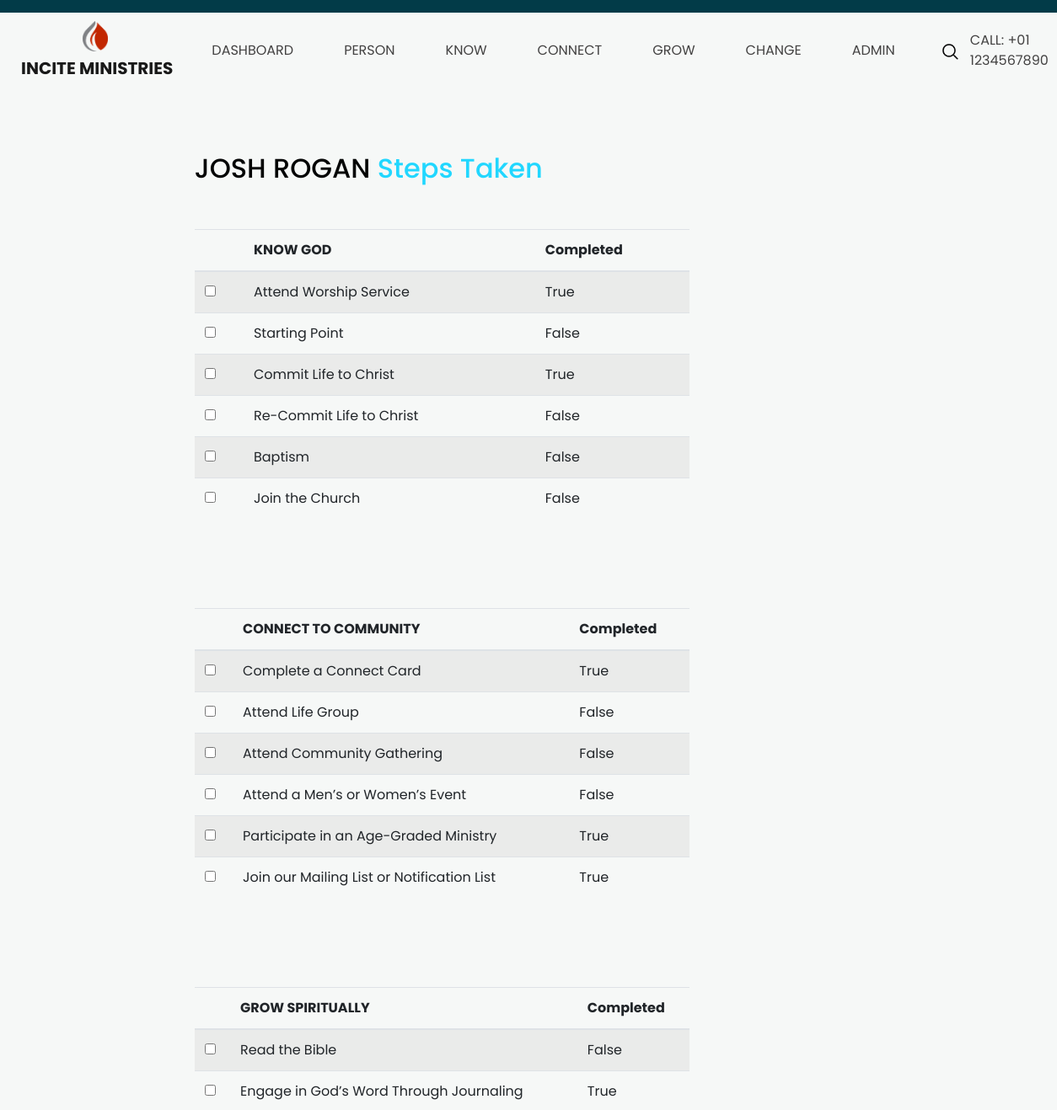
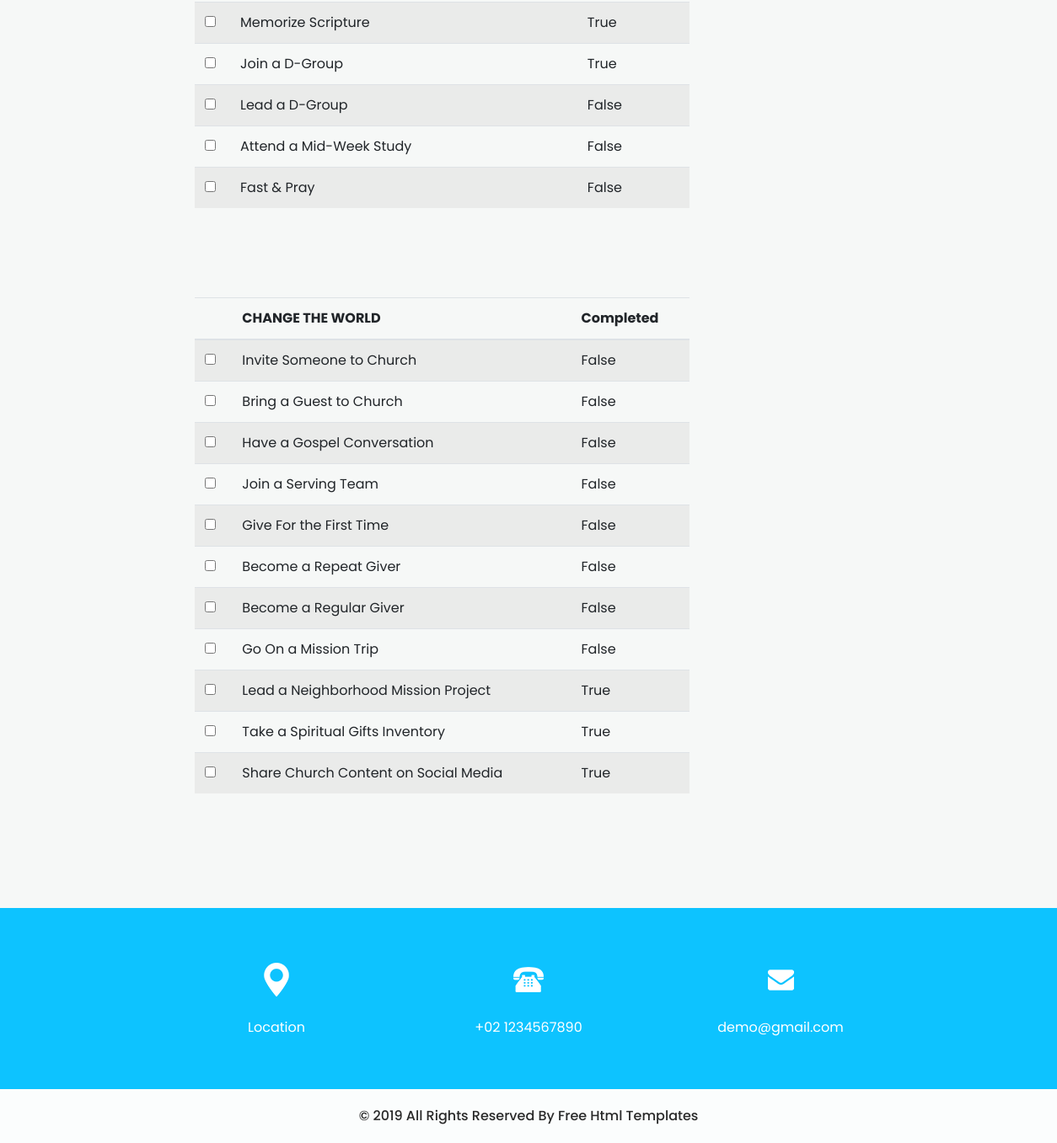
/person/progress/josh rogan/2, run on the app's committed database (2 pictures, top to bottom).
### steps/models.py (models this page shows, shortened)
class Know(models.Model):
	title = models.CharField(max_length=250, default='KNOW GOD')
	attend_worship_service = models.BooleanField()
	starting_point = models.BooleanField()
	commit_life_to_christ = models.BooleanField()
	recommit_life_to_christ = models.BooleanField()
	baptism = models.BooleanField()
	join_the_church = models.BooleanField()
	member = models.ForeignKey(Member, on_delete=models.CASCADE)

class Connect(models.Model):
	title = models.CharField(max_length=250, default='CONNECT TO COMMUNITY')
	complete_a_connect_card = models.BooleanField()
	attend_life_group = models.BooleanField()
	attend_community_gathering = models.BooleanField()
	attend_a_mens_or_womens_event = models.BooleanField()
	participate_in_an_Age_Graded_Ministry = models.BooleanField()
	join_our_mailing_list_or_notification_list = models.BooleanField()
	member = models.ForeignKey(Member, on_delete=models.CASCADE)

class Grow(models.Model):
	title = models.CharField(max_length=250, default='GROW SPIRITUALLY')
	read_the_Bible = models.BooleanField()
	engage_in_Gods_word_through_journaling = models.BooleanField()
	memorize_scripture = models.BooleanField()
	join_a_D_group = models.BooleanField()
	lead_a_d_group = models.BooleanField()
	attend_a_mid_week_study = models.BooleanField()
	fast_and_pray = models.BooleanField()
	member = models.ForeignKey(Member, on_delete=models.CASCADE)

class Change(models.Model):
	title = models.CharField(max_length=250, default='CHANGE THE WORLD')
	invite_someone_to_church = models.BooleanField()
	bring_a_guest_to_church = models.BooleanField()
	have_a_gospel_conversation = models.BooleanField()
	join_a_serving_team = models.BooleanField()
	give_for_the_first_time = models.BooleanField()
	become_a_repeat_giver = models.BooleanField()
	become_a_regular_giver = models.BooleanField()
	go_on_a_mission_trip = models.BooleanField()
	lead_a_neighborhood_mission_project = models.BooleanField()
	take_a_spiritual_gifts_inventory = models.BooleanField()
	share_church_content_on_social_media = models.BooleanField()
	member = models.ForeignKey(Member, on_delete=models.CASCADE)

### steps/views.py (the view)
# urls.py: path('person/progress/<str:person>/<int:id>', views.progress, name='progress'),
def progress(request, person, id):
    name = person.upper()
    member_know = Know.objects.filter(member=id).values()
    member_connect = Connect.objects.filter(member=id).values()
    member_grow = Grow.objects.filter(member=id).values()
    member_change = Change.objects.filter(member=id).values()
    context = {
        'name':name,
        'member_know':member_know,
        'member_connect': member_connect,
        'member_grow': member_grow,
        'member_change': member_change,
    }
    return render(request, 'progress.html', context)

### steps/templates/progress.html (shortened to what this page needs)
{% extends 'base.html' %}
{% load static %}
{% block content %}
  <section class="service_section layout_padding">
    <div class="container-fluid">
      <div class="row">
        <div class="col-md-6 offset-md-2">
          <h2 class="custom_heading">
            {{name}} <span>Steps Taken</span>
          </h2>
          <div class="container layout_padding2">
            {% for m in member_know %}
            <table class="table table-striped table-hover">
              <thead>
                <tr>
                  <th scope="col"></th>
                  <th scope="col">KNOW GOD</th>
                  <th scope="col">Completed</th>
                </tr>
              </thead>
              <tbody>
                <tr>
                  <th scope="row"><input type="checkbox" name=""></th>
                  <td>Attend Worship Service</td>
                  <td>{{m.attend_worship_service}}</td>
                </tr>
                <tr>
                  <th scope="row"><input type="checkbox" name=""></th>
                  <td>Starting Point</td>
                  <td>{{m.starting_point}}</td>
                </tr>
                <tr>
                  <th scope="row"><input type="checkbox" name=""></th>
                  <td>Commit Life to Christ</td>
                  <td>{{m.commit_life_to_christ}}</td>
                </tr>
                <tr>
                  <th scope="row"><input type="checkbox" name=""></th>
                  <td>Re-Commit Life to Christ</td>
                  <td>{{m.recommit_life_to_christ}}</td>
                </tr>
                <tr>
                  <th scope="row"><input type="checkbox" name=""></th>
                  <td>Baptism</td>
                  <td>{{m.baptism}}</td>
                </tr>
                <tr>
                  <th scope="row"><input type="checkbox" name=""></th>
                  <td>Join the Church</td>
                  <td>{{m.join_the_church}}</td>
                </tr>
              </tbody>
            </table>
            {% endfor %}
      </div>
      <div class="container layout_padding2">
            {% for m in member_connect %}
            <table class="table table-striped table-hover">
              <thead>
                <tr>
                  <th scope="col"></th>
                  <th scope="col">CONNECT TO COMMUNITY</th>
                  <th scope="col">Completed</th>
                </tr>
              </thead>
              <tbody>
                <tr>
                  <th scope="row"><input type="checkbox" name=""></th>
                  <td>Complete a Connect Card</td>
                  <td>{{m.complete_a_connect_card}}</td>
                </tr>
                <tr>
                  <th scope="row"><input type="checkbox" name=""></th>
                  <td>Attend Life Group</td>
                  <td>{{m.attend_life_group}}</td>
                </tr>
                <tr>
                  <th scope="row"><input type="checkbox" name=""></th>
                  <td>Attend Community Gathering</td>
                  <td>{{m.attend_community_gathering}}</td>
                </tr>
                <tr>
                  <th scope="row"><input type="checkbox" name=""></th>
                  <td>Attend a Men’s or Women’s Event</td>
                  <td>{{m.attend_a_mens_or_womens_event}}</td>
                </tr>
                <tr>
                  <th scope="row"><input type="checkbox" name=""></th>
                  <td>Participate in an Age-Graded Ministry</td>
                  <td>{{m.participate_in_an_Age_Graded_Ministry}}</td>
                </tr>
                <tr>
                  <th scope="row"><input type="checkbox" name=""></th>
                  <td>Join our Mailing List or Notification List</td>
                  <td>{{m.join_our_mailing_list_or_notification_list}}</td>
                </tr>
              </tbody>
            </table>
            {% endfor %}
      </div>
      <div class="container layout_padding2">
        {% for m in member_grow %}
            <table class="table table-striped table-hover">
              <thead>
                <tr>
                  <th scope="col"></th>
                  <th scope="col">GROW SPIRITUALLY</th>
                  <th scope="col">Completed</th>
                </tr>
              </thead>
              <tbody>
                <tr>
                  <th scope="row"><input type="checkbox" name=""></th>
                  <td>Read the Bible</td>
                  <td>{{m.read_the_Bible}}</td>
                </tr>
                <tr>
                  <th scope="row"><input type="checkbox" name=""></th>
                  <td>Engage in God’s Word Through Journaling</td>
                  <td>{{m.engage_in_Gods_word_through_journaling}}</td>
                </tr>
                <tr>
                  <th scope="row"><input type="checkbox" name=""></th>
                  <td>Memorize Scripture</td>
                  <td>{{m.memorize_scripture}}</td>
                </tr>
                <tr>
                  <th scope="row"><input type="checkbox" name=""></th>
                  <td>Join a D-Group</td>
                  <td>{{m.join_a_D_group}}</td>
                </tr>
                <tr>
                  <th scope="row"><input type="checkbox" name=""></th>
                  <td>Lead a D-Group</td>
                  <td>{{m.lead_a_d_group}}</td>
                </tr>
                <tr>
                  <th scope="row"><input type="checkbox" name=""></th>
                  <td>Attend a Mid-Week Study</td>
                  <td>{{m.attend_a_mid_week_study}}</td>
                </tr>
                <tr>
                  <th scope="row"><input type="checkbox" name=""></th>
                  <td>Fast & Pray</td>
                  <td>{{m.fast_and_pray}}</td>
                </tr>
              </tbody>
            </table>
            {% endfor %}
      </div>
      <div class="container layout_padding2">
        {% for m in member_change %}
            <table class="table table-striped table-hover">
              <thead>
                <tr>
                  <th scope="col"></th>
                  <th scope="col">CHANGE THE WORLD</th>
                  <th scope="col">Completed</th>
                </tr>
              </thead>
              <tbody>
                <tr>
                  <th scope="row"><input type="checkbox" name=""></th>
                  <td>Invite Someone to Church</td>
                  <td>{{m.invite_someone_to_church}}</td>
                </tr>
                <tr>
                  <th scope="row"><input type="checkbox" name=""></th>
                  <td>Bring a Guest to Church</td>
                  <td>{{m.bring_a_guest_to_church}}</td>
                </tr>
                <tr>
                  <th scope="row"><input type="checkbox" name=""></th>
                  <td>Have a Gospel Conversation</td>
                  <td>{{m.have_a_gospel_conversation}}</td>
                </tr>
                <tr>
                  <th scope="row"><input type="checkbox" name=""></th>
                  <td>Join a Serving Team</td>
                  <td>{{m.join_a_serving_team}}</td>
                </tr>
                <tr>
                  <th scope="row"><input type="checkbox" name=""></th>
                  <td>Give For the First Time</td>
                  <td>{{m.give_for_the_first_time}}</td>
                </tr>
                <tr>
                  <th scope="row"><input type="checkbox" name=""></th>
                  <td>Become a Repeat Giver</td>
                  <td>{{m.become_a_repeat_giver}}</td>
                </tr>
                <tr>
                  <th scope="row"><input type="checkbox" name=""></th>
                  <td>Become a Regular Giver</td>
                  <td>{{m.become_a_regular_giver}}</td>
                </tr>
                <tr>
                  <th scope="row"><input type="checkbox" name=""></th>
                  <td>Go On a Mission Trip</td>
                  <td>{{m.go_on_a_mission_trip}}</td>
                </tr>
                <tr>
                  <th scope="row"><input type="checkbox" name=""></th>
                  <td>Lead a Neighborhood Mission Project</td>
                  <td>{{m.lead_a_neighborhood_mission_project}}</td>
                </tr>
                <tr>
                  <th scope="row"><input type="checkbox" name=""></th>
                  <td>Take a Spiritual Gifts Inventory</td>
                  <td>{{m.take_a_spiritual_gifts_inventory}}</td>
                </tr>
                <tr>
                  <th scope="row"><input type="checkbox" name=""></th>
                  <td>Share Church Content on Social Media</td>
                  <td>{{m.share_church_content_on_social_media}}</td>
                </tr>
              </tbody>
            </table>
            {% endfor %}
      </div>
    </div>
  </section>
  <section class="info_section layout_padding2">
    <div class="container">
      <div class="info_items">
        <a href="">
          <div class="item ">
            <div class="img-box box-1">
            </div>
            <div class="detail-box">
              <p>
                Location
              </p>
            </div>
          </div>
        </a>
        <a href="">
          <div class="item ">
            <div class="img-box box-2">
            </div>
            <div class="detail-box">
              <p>
                +02 1234567890
              </p>
            </div>
          </div>
        </a>
        <a href="">
          <div class="item ">
            <div class="img-box box-3">
            </div>
            <div class="detail-box">
              <p>
                demo@gmail.com
              </p>
            </div>
          </div>
        </a>
      </div>
    </div>
  </section>
  <section class="container-fluid footer_section">
    <p>
      &copy; 2019 All Rights Reserved By
      <a href="https://html.design/">Free Html Templates</a>
    </p>
  </section>
</body>
</html>
{% endblock %}

### static/assets/css/style.css (style rules this page uses)
body { font-family: "Poppins", sans-serif; color: #0c0c0c; background-color: #ffffff; }
.layout_padding { padding: 75px 0; }
.layout_padding2 { padding: 45px 0; }
.custom_heading { color: #030404; }
.custom_heading span { color: #21d7ff; }
.header_section .container-fluid { padding-right: 25px; padding-left: 25px; }
a, a:hover, a:focus { text-decoration: none; }
.info_section { background-color: #0dc3ff; }
.info_items { width: 70%; margin: 0 auto; display: -webkit-box; display: -ms-flexbox; display: flex; -webkit-box-pack: justify; -ms-flex-pack: justify; justify-content: space-between; }
.info_items .item { width: 200px; display: -webkit-box; display: -ms-flexbox; display: flex; -webkit-box-orient: vertical; -webkit-box-direction: normal; -ms-flex-direction: column; flex-direction: column; -webkit-box-align: center; -ms-flex-align: center; align-items: center; text-align: center; }
.info_items .item .img-box { width: 80px; height: 80px; border-radius: 100%; background-repeat: no-repeat; background-position: center; }
.info_items .item .detail-box { margin-top: 5px; color: #fff; }
.info_items { position: relative; }
.info_items a { position: relative; }
.info_items .item .img-box.box-1 { background-image: url(../images/location-white.png); }
.info_items .item .img-box.box-2 { background-image: url(../images/telephone-white.png); }
.info_items .item .img-box.box-3 { background-image: url(../images/envelope-white.png); }
.footer_section { background-color: #fbfdfd; padding: 20px; font-weight: 500; }
.footer_section p { color: #292929; margin: 0; text-align: center; }
.footer_section a { color: #292929; }

### static/assets/css/responsive.css (style rules this page uses)
@media (min-width: 1200px) { .container { max-width: 1170px; } }

### data on the page
Know: attend_worship_service "True", starting_point "False", commit_life_to_christ "True", recommit_life_to_christ "False", baptism "False", join_the_church "False"
Connect: complete_a_connect_card "True", attend_life_group "False", attend_community_gathering "False", attend_a_mens_or_womens_event "False", participate_in_an_Age_Graded_Ministry "True", join_our_mailing_list_or_notification_list "True"
Grow: read_the_Bible "False", engage_in_Gods_word_through_journaling "True", memorize_scripture "True", join_a_D_group "True", lead_a_d_group "False", attend_a_mid_week_study "False", fast_and_pray "False"
Change: invite_someone_to_church "False", bring_a_guest_to_church "False", have_a_gospel_conversation "False", join_a_serving_team "False", give_for_the_first_time "False", become_a_repeat_giver "False", become_a_regular_giver "False", go_on_a_mission_trip "False", lead_a_neighborhood_mission_project "True", take_a_spiritual_gifts_inventory "True", share_church_content_on_social_media "True"

### other printed values
{{ name }} "JOSH ROGAN"
